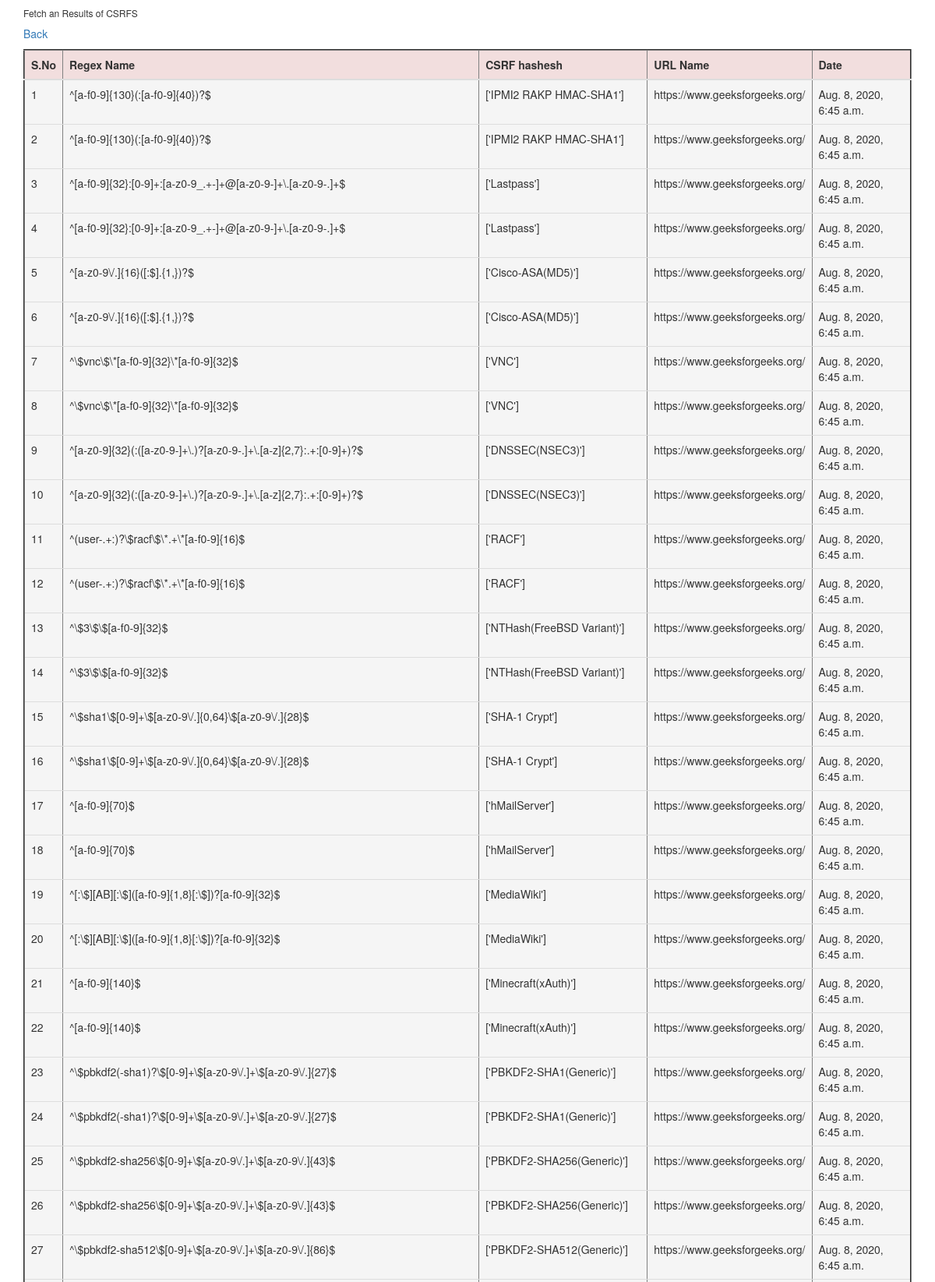
/adminviewallcsrfs/?page=4 (upper part), run on the app's committed database.
### users/models.py (models this page shows, shortened)
class CSRFResponse(models.Model):
    id = models.AutoField(primary_key=True)
    regex = models.CharField(max_length=10000)
    matches = models.CharField(max_length=100000)
    urlname = models.CharField(max_length=1000)
    c_date = models.DateTimeField(auto_now_add=True)
    class Meta:
        db_table = "csrftables"

### admins/views.py (the view)
# urls.py: path("adminviewallcsrfs/", admins.adminviewallcsrfs, name="adminviewallcsrfs"),
def adminviewallcsrfs(request):
    data_list = CSRFResponse.objects.all()
    page = request.GET.get('page', 1)
    paginator = Paginator(data_list, 60)
    try:
        users = paginator.page(page)
    except PageNotAnInteger:
        users = paginator.page(1)
    except EmptyPage:
        users = paginator.page(paginator.num_pages)
    return render(request, 'admins/viewAllCSRFS.html', {'users': users})

### assets/templates/admins/viewAllCSRFS.html (shortened to what this page needs)
<!DOCTYPE html>
<html lang="en">
<head>
  <link rel="stylesheet" href="https://maxcdn.bootstrapcdn.com/bootstrap/3.4.1/css/bootstrap.min.css">
</head>
<body>
<div class="container">
                  <h6>Fetch an Results of CSRFS</h6>
    <a href="{%url 'AdminHome'%}">Back</a>
                  <p>
 <table  border="2px" class="table">
            <thead>
            <tr class="danger">
                <th scope="col">S.No</th>
                <th scope="col">Regex Name</th>
                <th scope="col">CSRF hashesh</th>
                <th scope="col">URL Name</th>
                <th scope="col">Date</th>
            </tr>
            </thead>
            <tbody>
            {% for i in users %}
            <tr scope="row" class="active">
                <td>{{forloop.counter}}</td>
                <td>{{i.regex}}</td>
                <td>{{i.matches}}</td>
                <td>{{i.urlname}}</td>
                <td>{{i.c_date}}</td>
            </tr>
            {% endfor %}
            </tbody>
        </table>
                  </p>
</div>
</body>
</html>

### data on the page
CSRFResponse: regex "^[a-f0-9]{130}(:[a-f0-9]{40})?$", matches "['IPMI2 RAKP HMAC-SHA1']", urlname "https://www.geeksforgeeks.org/", c_date "Aug. 8, 2020, 6:45 a.m."
CSRFResponse: regex "^[a-f0-9]{130}(:[a-f0-9]{40})?$", matches "['IPMI2 RAKP HMAC-SHA1']", urlname "https://www.geeksforgeeks.org/", c_date "Aug. 8, 2020, 6:45 a.m."
CSRFResponse: regex "^[a-f0-9]{32}:[0-9]+:[a-z0-9_.+-]+@[a-z0-9-]+\\.[a-z0-9-.]+$", matches "['Lastpass']", urlname "https://www.geeksforgeeks.org/", c_date "Aug. 8, 2020, 6:45 a.m."
CSRFResponse: regex "^[a-f0-9]{32}:[0-9]+:[a-z0-9_.+-]+@[a-z0-9-]+\\.[a-z0-9-.]+$", matches "['Lastpass']", urlname "https://www.geeksforgeeks.org/", c_date "Aug. 8, 2020, 6:45 a.m."
CSRFResponse: regex "^[a-z0-9\\/.]{16}([:$].{1,})?$", matches "['Cisco-ASA(MD5)']", urlname "https://www.geeksforgeeks.org/", c_date "Aug. 8, 2020, 6:45 a.m."
CSRFResponse: regex "^[a-z0-9\\/.]{16}([:$].{1,})?$", matches "['Cisco-ASA(MD5)']", urlname "https://www.geeksforgeeks.org/", c_date "Aug. 8, 2020, 6:45 a.m."
CSRFResponse: regex "^\\$vnc\\$\\*[a-f0-9]{32}\\*[a-f0-9]{32}$", matches "['VNC']", urlname "https://www.geeksforgeeks.org/", c_date "Aug. 8, 2020, 6:45 a.m."
CSRFResponse: regex "^\\$vnc\\$\\*[a-f0-9]{32}\\*[a-f0-9]{32}$", matches "['VNC']", urlname "https://www.geeksforgeeks.org/", c_date "Aug. 8, 2020, 6:45 a.m."
CSRFResponse: regex "^[a-z0-9]{32}(:([a-z0-9-]+\\.)?[a-z0-9-.]+\\.[a-z]{2,7}:.+:[0-9]+)?$", matches "['DNSSEC(NSEC3)']", urlname "https://www.geeksforgeeks.org/", c_date "Aug. 8, 2020, 6:45 a.m."
CSRFResponse: regex "^[a-z0-9]{32}(:([a-z0-9-]+\\.)?[a-z0-9-.]+\\.[a-z]{2,7}:.+:[0-9]+)?$", matches "['DNSSEC(NSEC3)']", urlname "https://www.geeksforgeeks.org/", c_date "Aug. 8, 2020, 6:45 a.m."
CSRFResponse: regex "^(user-.+:)?\\$racf\\$\\*.+\\*[a-f0-9]{16}$", matches "['RACF']", urlname "https://www.geeksforgeeks.org/", c_date "Aug. 8, 2020, 6:45 a.m."
CSRFResponse: regex "^(user-.+:)?\\$racf\\$\\*.+\\*[a-f0-9]{16}$", matches "['RACF']", urlname "https://www.geeksforgeeks.org/", c_date "Aug. 8, 2020, 6:45 a.m."
CSRFResponse: regex "^\\$3\\$\\$[a-f0-9]{32}$", matches "['NTHash(FreeBSD Variant)']", urlname "https://www.geeksforgeeks.org/", c_date "Aug. 8, 2020, 6:45 a.m."
CSRFResponse: regex "^\\$3\\$\\$[a-f0-9]{32}$", matches "['NTHash(FreeBSD Variant)']", urlname "https://www.geeksforgeeks.org/", c_date "Aug. 8, 2020, 6:45 a.m."
CSRFResponse: regex "^\\$sha1\\$[0-9]+\\$[a-z0-9\\/.]{0,64}\\$[a-z0-9\\/.]{28}$", matches "['SHA-1 Crypt']", urlname "https://www.geeksforgeeks.org/", c_date "Aug. 8, 2020, 6:45 a.m."
CSRFResponse: regex "^\\$sha1\\$[0-9]+\\$[a-z0-9\\/.]{0,64}\\$[a-z0-9\\/.]{28}$", matches "['SHA-1 Crypt']", urlname "https://www.geeksforgeeks.org/", c_date "Aug. 8, 2020, 6:45 a.m."
CSRFResponse: regex "^[a-f0-9]{70}$", matches "['hMailServer']", urlname "https://www.geeksforgeeks.org/", c_date "Aug. 8, 2020, 6:45 a.m."
CSRFResponse: regex "^[a-f0-9]{70}$", matches "['hMailServer']", urlname "https://www.geeksforgeeks.org/", c_date "Aug. 8, 2020, 6:45 a.m."
CSRFResponse: regex "^[:\\$][AB][:\\$]([a-f0-9]{1,8}[:\\$])?[a-f0-9]{32}$", matches "['MediaWiki']", urlname "https://www.geeksforgeeks.org/", c_date "Aug. 8, 2020, 6:45 a.m."
CSRFResponse: regex "^[:\\$][AB][:\\$]([a-f0-9]{1,8}[:\\$])?[a-f0-9]{32}$", matches "['MediaWiki']", urlname "https://www.geeksforgeeks.org/", c_date "Aug. 8, 2020, 6:45 a.m."
CSRFResponse: regex "^[a-f0-9]{140}$", matches "['Minecraft(xAuth)']", urlname "https://www.geeksforgeeks.org/", c_date "Aug. 8, 2020, 6:45 a.m."
CSRFResponse: regex "^[a-f0-9]{140}$", matches "['Minecraft(xAuth)']", urlname "https://www.geeksforgeeks.org/", c_date "Aug. 8, 2020, 6:45 a.m."
CSRFResponse: regex "^\\$pbkdf2(-sha1)?\\$[0-9]+\\$[a-z0-9\\/.]+\\$[a-z0-9\\/.]{27}$", matches "['PBKDF2-SHA1(Generic)']", urlname "https://www.geeksforgeeks.org/", c_date "Aug. 8, 2020, 6:45 a.m."
CSRFResponse: regex "^\\$pbkdf2(-sha1)?\\$[0-9]+\\$[a-z0-9\\/.]+\\$[a-z0-9\\/.]{27}$", matches "['PBKDF2-SHA1(Generic)']", urlname "https://www.geeksforgeeks.org/", c_date "Aug. 8, 2020, 6:45 a.m."
CSRFResponse: regex "^\\$pbkdf2-sha256\\$[0-9]+\\$[a-z0-9\\/.]+\\$[a-z0-9\\/.]{43}$", matches "['PBKDF2-SHA256(Generic)']", urlname "https://www.geeksforgeeks.org/", c_date "Aug. 8, 2020, 6:45 a.m."
CSRFResponse: regex "^\\$pbkdf2-sha256\\$[0-9]+\\$[a-z0-9\\/.]+\\$[a-z0-9\\/.]{43}$", matches "['PBKDF2-SHA256(Generic)']", urlname "https://www.geeksforgeeks.org/", c_date "Aug. 8, 2020, 6:45 a.m."
CSRFResponse: regex "^\\$pbkdf2-sha512\\$[0-9]+\\$[a-z0-9\\/.]+\\$[a-z0-9\\/.]{86}$", matches "['PBKDF2-SHA512(Generic)']", urlname "https://www.geeksforgeeks.org/", c_date "Aug. 8, 2020, 6:45 a.m."
